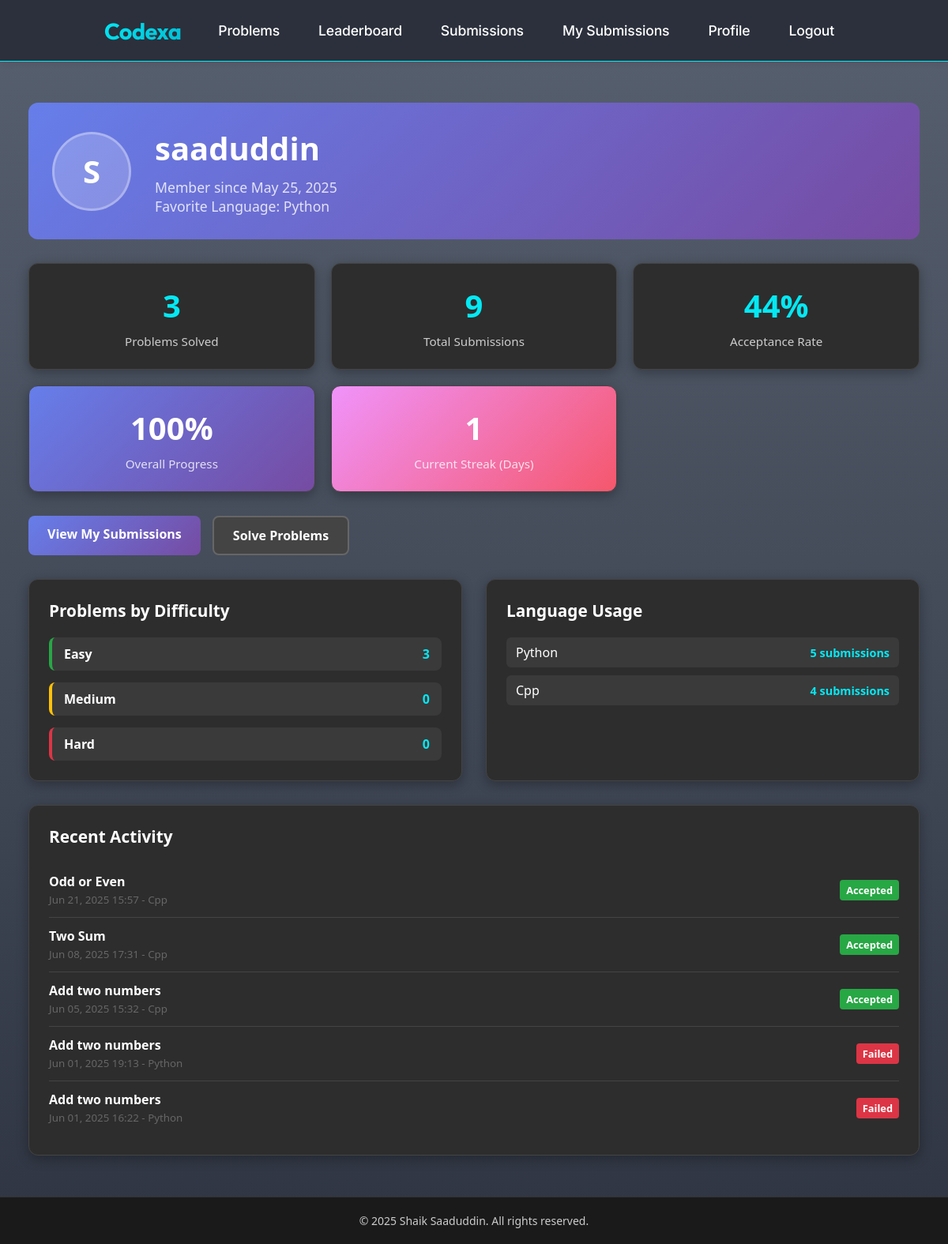
Page /auth/profile/ (signed in) on the committed database.
### compiler/models.py (models this page shows, shortened)
class CodeSubmission(models.Model):
    LANGUAGE_CHOICES = [
        ('python', 'Python'),
        ('cpp', 'C++'),
        ('java', 'Java'),
        ('c', 'C'),
    ]
    user = models.ForeignKey(User, on_delete=models.CASCADE, related_name='submissions')
    problem = models.ForeignKey(Problem, on_delete=models.CASCADE, null=True, blank=True, related_name='submissions')
    language = models.CharField(max_length=10, choices=LANGUAGE_CHOICES)
    code = models.TextField()
    output = models.TextField(blank=True)
    error_message = models.TextField(blank=True)
    execution_time = models.FloatField(default=0.0)
    is_correct = models.BooleanField(default=False)
    submitted_at = models.DateTimeField(auto_now_add=True)
    class Meta:
        ordering = ['-submitted_at']

### problems/models.py (models this page shows, shortened)
class Problem(models.Model):
    title = models.CharField(max_length=200)
    description = models.TextField()
    difficulty = models.CharField(max_length=50)
    sample_input = models.TextField(null=True, blank=True)
    sample_output = models.TextField(null=True, blank=True)

### accounts/views.py (the view)
# urls.py: path('profile/', profile, name='profile'),
@login_required
def profile(request):
    if request.user.is_authenticated:
        user_submissions = CodeSubmission.objects.filter(user=request.user)
        submission_count = user_submissions.count()
        solved_problems_query = user_submissions.filter(is_correct=True).values('problem').distinct()
        solved_count = solved_problems_query.count()
        if submission_count > 0:
            correct_submissions = user_submissions.filter(is_correct=True).count()
            acceptance_rate = round((correct_submissions / submission_count) * 100)
        else:
            acceptance_rate = 0
        solved_problem_ids = [sub['problem'] for sub in solved_problems_query if sub['problem']]
        solved_problems_by_difficulty = Problem.objects.filter(
            id__in=solved_problem_ids
        ).values('difficulty').annotate(count=Count('id'))
        difficulty_stats = {'Easy': 0, 'Medium': 0, 'Hard': 0}
        for stat in solved_problems_by_difficulty:
            difficulty_stats[stat['difficulty']] = stat['count']
        language_stats = user_submissions.values('language').annotate(
            count=Count('id')
        ).order_by('-count')
        favorite_language = language_stats.first()['language'] if language_stats else 'None'
        recent_submissions = user_submissions.select_related('problem').order_by('-submitted_at')[:5]
        today = timezone.now().date()
        current_streak = 0
        check_date = today
        while True:
            day_submissions = user_submissions.filter(
                is_correct=True,
                submitted_at__date=check_date  # Fixed field name
            ).exists()
            if day_submissions:
                current_streak += 1
                check_date -= timedelta(days=1)
            else:
                break
            if current_streak > 365:
                break
        total_problems = Problem.objects.count()
        progress_percentage = round((solved_count / total_problems * 100)) if total_problems > 0 else 0
        context = {
            'submission_count': submission_count,
            'solved_count': solved_count,
            'acceptance_rate': acceptance_rate,
            'recent_submissions': recent_submissions,
            'difficulty_stats': difficulty_stats,
            'language_stats': language_stats,
            'favorite_language': favorite_language,
            'current_streak': current_streak,
            'total_problems': total_problems,
            'progress_percentage': progress_percentage,
        }
        template = loader.get_template('profile.html')
        return HttpResponse(template.render(context, request))
    else:
        messages.error(request, 'You are not logged in')
        return redirect('/auth/login/')

### accounts/templates/profile.html (shortened to what this page needs)
{% extends "base.html" %}
{% load static %}
{% block content %}
<div class="profile-container">
    <div class="profile-header">
        <div class="profile-avatar">
            {{ request.user.username.0|upper }}
        </div>
        <div class="profile-info">
            <h1>{{ request.user.username }}</h1>
            <p>Member since {{ request.user.date_joined|date:"F d, Y" }}</p>
            <p>Favorite Language: {{ favorite_language|title }}</p>
        </div>
    </div>
    <div class="profile-stats">
        <div class="stat-card">
            <div class="stat-value">{{ solved_count|default:"0" }}</div>
            <div class="stat-label">Problems Solved</div>
        </div>
        <div class="stat-card">
            <div class="stat-value">{{ submission_count|default:"0" }}</div>
            <div class="stat-label">Total Submissions</div>
        </div>
        <div class="stat-card">
            <div class="stat-value">{{ acceptance_rate|default:"0" }}%</div>
            <div class="stat-label">Acceptance Rate</div>
        </div>
        <div class="stat-card progress-card">
            <div class="stat-value">{{ progress_percentage|default:"0" }}%</div>
            <div class="stat-label">Overall Progress</div>
        </div>
        <div class="stat-card streak-card">
            <div class="stat-value">{{ current_streak|default:"0" }}</div>
            <div class="stat-label">Current Streak (Days)</div>
        </div>
    </div>
    <div class="profile-actions">
        <a href="{% url 'user-submissions' request.user.id %}" class="action-button primary-button">View My Submissions</a>
        <a href="{% url 'problem-list' %}" class="action-button secondary-button">Solve Problems</a>
    </div>
    <div class="stats-section">
        <div class="stats-card">
            <h3>Problems by Difficulty</h3>
            <div class="difficulty-stats">
                <div class="difficulty-item difficulty-easy">
                    <span class="difficulty-label">Easy</span>
                    <span class="difficulty-count">{{ difficulty_stats.Easy }}</span>
                </div>
                <div class="difficulty-item difficulty-medium">
                    <span class="difficulty-label">Medium</span>
                    <span class="difficulty-count">{{ difficulty_stats.Medium }}</span>
                </div>
                <div class="difficulty-item difficulty-hard">
                    <span class="difficulty-label">Hard</span>
                    <span class="difficulty-count">{{ difficulty_stats.Hard }}</span>
                </div>
            </div>
        </div>
        <div class="stats-card">
            <h3>Language Usage</h3>
            <div class="language-stats">
                {% for lang_stat in language_stats %}
                    <div class="language-item">
                        <span class="language-name">{{ lang_stat.language|title }}</span>
                        <span class="language-count">{{ lang_stat.count }} submissions</span>
                    </div>
                {% empty %}
                    <p style="text-align: center; color: #777;">No submissions yet</p>
                {% endfor %}
            </div>
        </div>
    </div>
    <div class="recent-activity">
        <h3>Recent Activity</h3>
        {% if recent_submissions %}
            {% for submission in recent_submissions %}
                <div class="activity-item">
                    <div>
                        <div class="activity-problem">
                            {% if submission.problem %}
                                {{ submission.problem.title }}
                            {% else %}
                                Practice Submission
                            {% endif %}
                        </div>
                        <small style="color: #666;">{{ submission.submitted_at|date:"M d, Y H:i" }} - {{ submission.language|title }}</small>
                    </div>
                    <span class="activity-status {% if submission.is_correct %}status-accepted{% else %}status-failed{% endif %}">
                        {% if submission.is_correct %}Accepted{% else %}Failed{% endif %}
                    </span>
                </div>
            {% endfor %}
        {% else %}
            <div class="activity-empty">
                <p>No recent activity. Start solving problems!</p>
            </div>
        {% endif %}
    </div>
</div>
{% endblock %}

### static/base.css (style rules this page uses)
body { margin: 0; padding: 0; font-family: 'Segoe UI', Arial, Helvetica, sans-serif; background: #23272f; color: #fff; min-height: 100vh; }
a { color: #03e9f4; text-decoration: none; transition: color 0.2s; }
h1, h2, h3, h4, h5 { color: #fff; font-weight: 600; margin-top: 0; }
.status-accepted { background: #1e824c; color: #b8ffda; }
.status-failed { background: #b71c1c; color: #ffd6d6; }

### static/footer.css (style rules this page uses)
body { display: flex; flex-direction: column; min-height: 100vh; margin: 0; padding: 0; }
* { box-sizing: border-box; }
html { margin: 0; padding: 0; }

### rows in the picture
CodeSubmission: problem "Odd or Even", submitted_at "Jun 21, 2025 15:57", language "Cpp", is_correct "Accepted"
CodeSubmission: problem "Two Sum", submitted_at "Jun 08, 2025 17:31", language "Cpp", is_correct "Accepted"
CodeSubmission: problem "Add two numbers", submitted_at "Jun 05, 2025 15:32", language "Cpp", is_correct "Accepted"
CodeSubmission: problem "Add two numbers", submitted_at "Jun 01, 2025 19:13", language "Python", is_correct "Failed"
CodeSubmission: problem "Add two numbers", submitted_at "Jun 01, 2025 16:22", language "Python", is_correct "Failed"

### other values in the picture
{{ request.user.username.0|upper }} "S"
{{ request.user.username }} "saaduddin"
{{ request.user.date_joined|date:"F d, Y" }} "May 25, 2025"
{{ favorite_language|title }} "Python"
{{ solved_count|default:"0" }} "3"
{{ submission_count|default:"0" }} "9"
{{ acceptance_rate|default:"0" }} "44"
{{ progress_percentage|default:"0" }} "100"
{{ current_streak|default:"0" }} "1"
{{ difficulty_stats.Easy }} "3"
{{ difficulty_stats.Medium }} "0"
{{ difficulty_stats.Hard }} "0"
{{ lang_stat.language|title }} "Python" "Cpp"
{{ lang_stat.count }} "5" "4"
